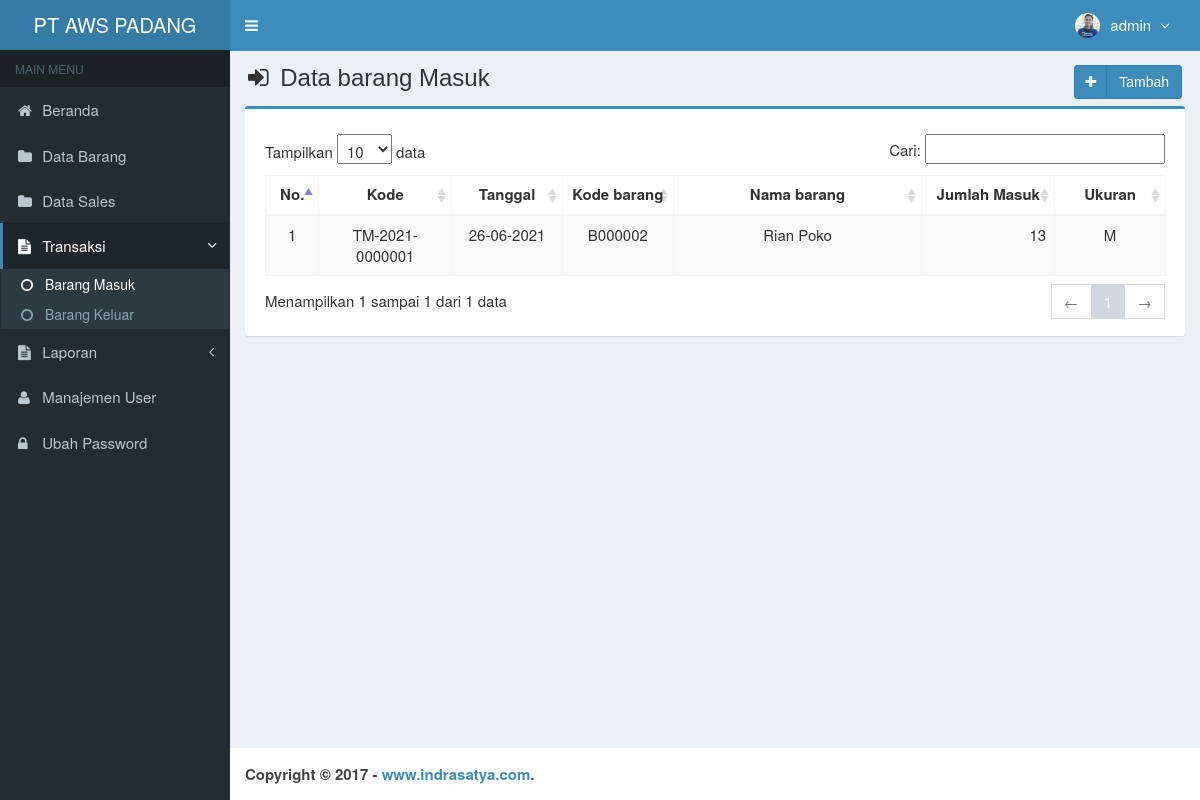
The page /main.php?module=barang_masuk (signed in) on the database its author committed.
### tables this page shows
CREATE TABLE `is_users` (
  `id_user` int(3) NOT NULL,
  `username` varchar(50) NOT NULL,
  `nama_user` varchar(50) NOT NULL,
  `password` varchar(50) NOT NULL,
  `email` varchar(50) DEFAULT NULL,
  `telepon` varchar(13) DEFAULT NULL,
  `foto` varchar(100) DEFAULT NULL,
  `hak_akses` enum('Super Admin','Manajer','Gudang') NOT NULL,
  `status` enum('aktif','blokir') NOT NULL DEFAULT 'aktif',
  `created_at` timestamp NOT NULL DEFAULT current_timestamp(),
  `updated_at` timestamp NOT NULL DEFAULT current_timestamp() ON UPDATE current_timestamp()
);

CREATE TABLE `is_barang_masuk` (
  `kode_transaksi` varchar(15) NOT NULL,
  `tanggal_masuk` date NOT NULL,
  `kode_barang` varchar(7) NOT NULL,
  `jumlah_masuk` int(11) NOT NULL,
  `created_user` int(3) NOT NULL,
  `created_date` timestamp NOT NULL DEFAULT current_timestamp() ON UPDATE current_timestamp()
);

CREATE TABLE `is_barang` (
  `kode_barang` varchar(7) NOT NULL,
  `nama_barang` varchar(50) NOT NULL,
  `harga_beli` int(11) NOT NULL,
  `harga_jual` int(11) NOT NULL,
  `satuan` varchar(20) NOT NULL,
  `stok` int(11) NOT NULL,
  `created_user` int(3) NOT NULL,
  `created_date` timestamp NOT NULL DEFAULT current_timestamp(),
  `updated_user` int(3) NOT NULL,
  `updated_date` timestamp NOT NULL DEFAULT current_timestamp() ON UPDATE current_timestamp()
);

### modules/barang-masuk/view.php (the view, shortened to what this page needs)
<section class="content-header">
  <h1>
    <i class="fa fa-sign-in icon-title"></i> Data barang Masuk
    <a class="btn btn-primary btn-social pull-right" href="?module=form_barang_masuk&form=add" title="Tambah Data" data-toggle="tooltip">
      <i class="fa fa-plus"></i> Tambah
    </a>
  </h1>
</section>
<section class="content">
  <div class="row">
    <div class="col-md-12">
      <div class="box box-primary">
        <div class="box-body">
          <table id="dataTables1" class="table table-bordered table-striped table-hover">
            <thead>
              <tr>
                <th class="center">No.</th>
                <th class="center">Kode</th>
                <th class="center">Tanggal</th>
                <th class="center">Kode barang</th>
                <th class="center">Nama barang</th>
                <th class="center">Jumlah Masuk</th>
                <th class="center">Ukuran</th>
              </tr>
            </thead>
            <tbody>
              <?php
              $no = 1;
              $query = mysqli_query($mysqli, "SELECT a.kode_transaksi,a.tanggal_masuk,a.kode_barang,a.jumlah_masuk,b.kode_barang,b.nama_barang,b.satuan
                                            FROM is_barang_masuk as a INNER JOIN is_barang as b ON a.kode_barang=b.kode_barang ORDER BY kode_transaksi DESC")
                or die('Ada kesalahan pada query tampil Data barang Masuk: ' . mysqli_error($mysqli));
              while ($data = mysqli_fetch_assoc($query)) {
                $tanggal         = $data['tanggal_masuk'];
                $exp             = explode('-', $tanggal);
                $tanggal_masuk   = $exp[2] . "-" . $exp[1] . "-" . $exp[0];
                echo "<tr>
                      <td width='30' class='center'>$no</td>
                      <td width='100' class='center'>$data[kode_transaksi]</td>
                      <td width='80' class='center'>$tanggal_masuk</td>
                      <td width='80' class='center'>$data[kode_barang]</td>
                      <td width='200' class='center'>$data[nama_barang]</td>
                      <td width='100' align='right'>$data[jumlah_masuk]</td>
                      <td width='80' class='center'>$data[satuan]</td>
                    </tr>";
                $no++;
              }
              ?>
            </tbody>
          </table>
        </div>
      </div>
    </div>
  </div>
</section><!-- /.content

### top-menu.php (shortened to what this page needs)
<?php
require_once "config/database.php";
$query = mysqli_query($mysqli, "SELECT id_user, nama_user, foto, hak_akses FROM is_users WHERE id_user='$_SESSION[id_user]'")
                                or die('Ada kesalahan pada query tampil Manajemen User: '.mysqli_error($mysqli));
$data = mysqli_fetch_assoc($query);
?>
<li class="dropdown user user-menu">
  <a href="#" class="dropdown-toggle" data-toggle="dropdown">
  <?php
  if ($data['foto']=="") { ?>
    <img src="images/user/user-default.png" class="user-image" alt="User Image"/>
  <?php
  }
  else { ?>
    <img src="images/user/<?php echo $data['foto']; ?>" class="user-image" alt="User Image"/>
  <?php
  }
  ?>
    <span class="hidden-xs"><?php echo $data['nama_user']; ?> <i style="margin-left:5px" class="fa fa-angle-down"></i></span>
  </a>
</li>

### assets/css/style.css (style rules this page uses)
.btn-social *:first-child { border-right: 1px solid rgba(0, 0, 0, 0.1); bottom: 0; font-size: 1em !important; left: 0; line-height: 32px !important; position: absolute; text-align: center; top: 0; width: 32px !important; }
.content-header { padding: 15px 18px 0; position: relative; }
.center { text-align:center; }
.icon-title { margin-right: 5px; }
body { background-color: #fff; color: #333; font-size: 15px; line-height: 1.42857; }

### rows shown on the page
is_users: foto (picture), nama_user "admin"
is_barang_masuk: kode_transaksi "TM-2021-0000001", tanggal_masuk "26-06-2021", kode_barang.kode_barang "B000002", kode_barang.nama_barang "Rian Poko", jumlah_masuk "13", kode_barang.satuan "M"
